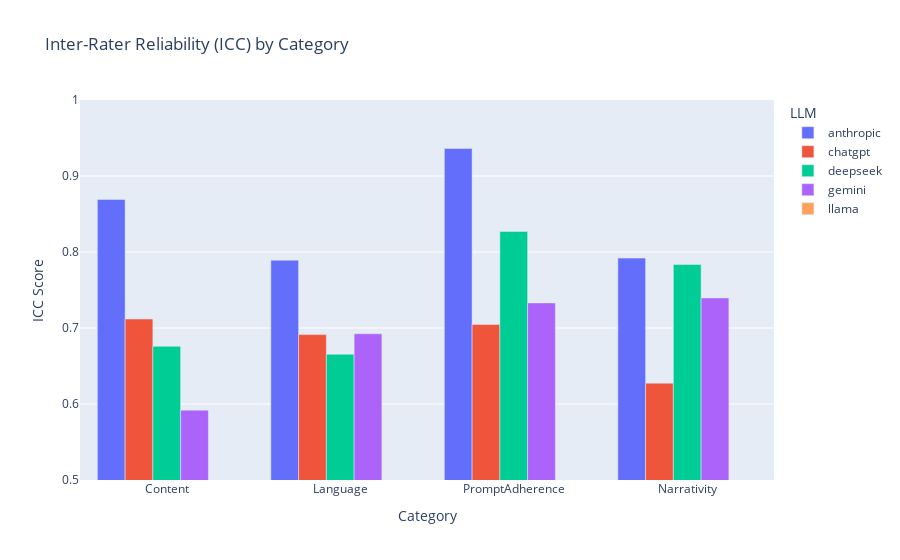
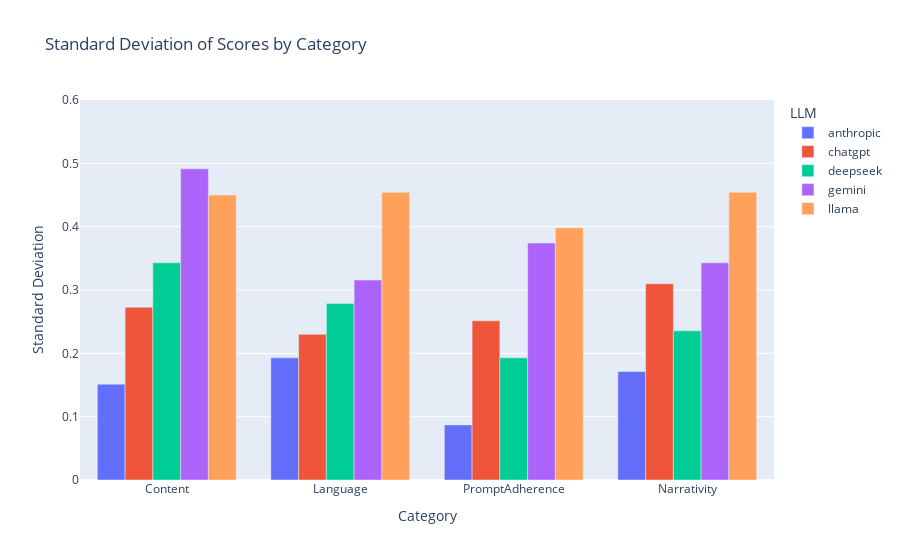
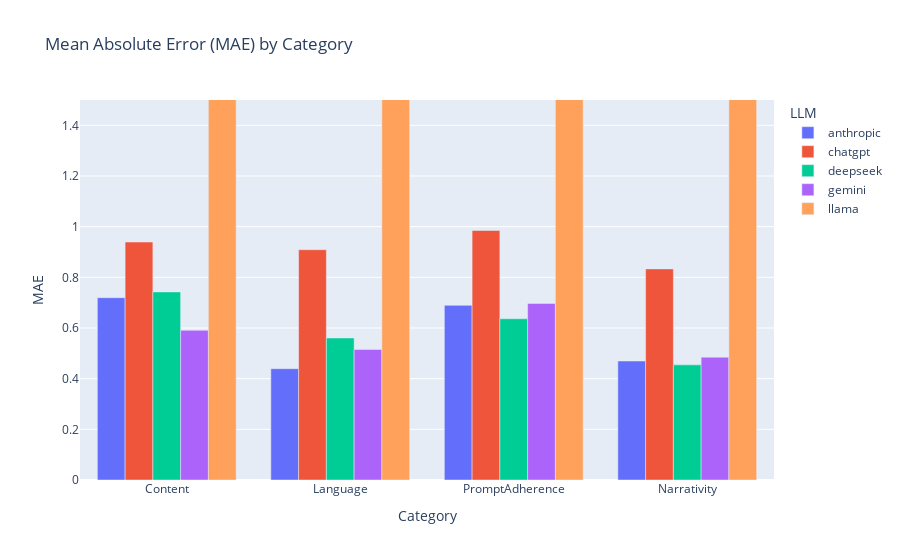
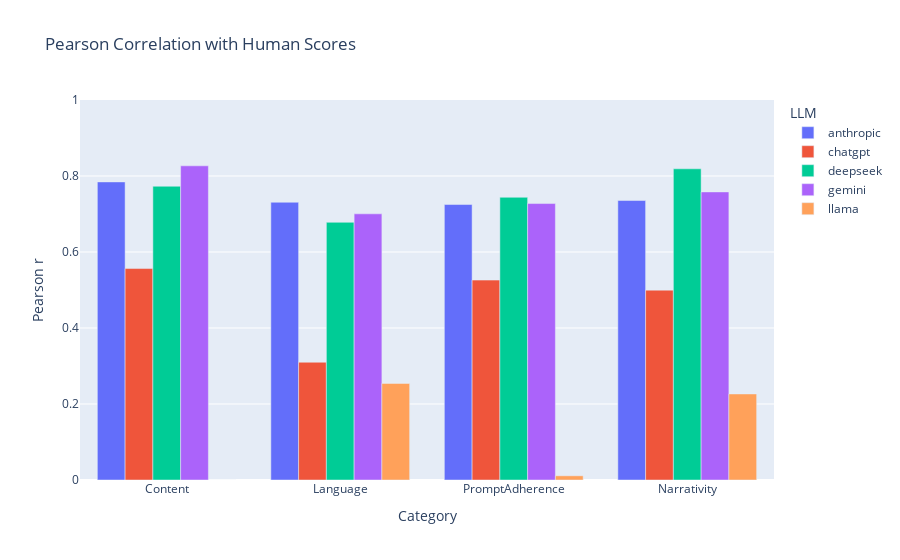

The cell these charts' notebook holds for them, in order:
### Code cell
print("\n--- ESSAY CATEGORY 2 ---")

llm_data = results2.to_dict(orient='records')
human_data = human_graded_scores2.to_dict(orient='records')
categories = grading_category2
category_maxima = rubric_maxima2
category_range = expected_grade_range2
print("\n--- CONSISTENCY ---")
consistency = calculate_consistency(llm_data, categories)
print(consistency)
print("\n--- ACCURAYCY 1 ---")
accuracy1 = calculate_accuracy(llm_data, human_data, categories)
print(accuracy1)
print("\n--- ACCURAYCY 2 ---")
accuracy2 = evaluate_llm_grading_performance(llm_data, human_data, categories, threshold)
print(accuracy2)
print("\n--- TASK COMPLETION RATE---")
task_completion = calculate_task_completion_rate(llm_data, no_of_graded_work)
print(task_completion)
print("\n--- AVERAGE EXECUTION TIME ---")
execution_time = calculate_execution_time(llm_data)
print(execution_time)
inflation_deflation_results = check_grade_inflation_deflation(llm_data, category_maxima, category_range)
print("\n--- Grade Inflation/Deflation Check ---")
print(json.dumps(inflation_deflation_results, indent=4))

visualize_consistency(consistency)
visualize_accuracy(accuracy1)
visualize_classification_metrics(accuracy2)
visualize_completion_rates(task_completion)
visualize_execution_times(execution_time)
visualize_comparison_radar(consistency, accuracy1, execution_time)
visualize_inflation_deflation(inflation_deflation_results)
# View all visualizations together in a dashboard
visualize_all_results(consistency, accuracy1, accuracy2, 
                     task_completion, execution_time, inflation_deflation_results)

#analysis of feedback quality


actionable_suggestions_results = analyze_actionable_suggestions(llm_data)
print("\n--- Actionable Suggestion Analysis ---")
print(json.dumps(actionable_suggestions_results, indent=4))

feedback_similarity_results = calculate_feedback_similarity(llm_data)
print("\n--- Feedback Similarity Between LLMs ---")
print(json.dumps(feedback_similarity_results, indent=4))

visualize_actionable_suggestions(actionable_suggestions_results)
visualize_feedback_similarity(feedback_similarity_results)

### Figure 1 — Plotly figure (JSON) as saved in the notebook; plotly's stock layout.template omitted (floating-point values rounded to 4 significant figures)
{"data": [{"alignmentgroup": "True", "hovertemplate": "LLM=anthropic<br>Category=%{x}<br>ICC Score=%{y}<extra></extra>", "legendgroup": "anthropic", "marker": {"color": "#636efa", "pattern": {"shape": ""}}, "name": "anthropic", "offsetgroup": "anthropic", "orientation": "v", "showlegend": true, "textposition": "auto", "type": "bar", "x": ["Content", "Language", "PromptAdherence", "Narrativity"], "xaxis": "x", "y": [0.8692, 0.7893, 0.9362, 0.792], "yaxis": "y"}, {"alignmentgroup": "True", "hovertemplate": "LLM=chatgpt<br>Category=%{x}<br>ICC Score=%{y}<extra></extra>", "legendgroup": "chatgpt", "marker": {"color": "#EF553B", "pattern": {"shape": ""}}, "name": "chatgpt", "offsetgroup": "chatgpt", "orientation": "v", "showlegend": true, "textposition": "auto", "type": "bar", "x": ["Content", "Language", "PromptAdherence", "Narrativity"], "xaxis": "x", "y": [0.7118, 0.6913, 0.7047, 0.6275], "yaxis": "y"}, {"alignmentgroup": "True", "hovertemplate": "LLM=deepseek<br>Category=%{x}<br>ICC Score=%{y}<extra></extra>", "legendgroup": "deepseek", "marker": {"color": "#00cc96", "pattern": {"shape": ""}}, "name": "deepseek", "offsetgroup": "deepseek", "orientation": "v", "showlegend": true, "textposition": "auto", "type": "bar", "x": ["Content", "Language", "PromptAdherence", "Narrativity"], "xaxis": "x", "y": [0.6759, 0.6655, 0.8269, 0.7836], "yaxis": "y"}, {"alignmentgroup": "True", "hovertemplate": "LLM=gemini<br>Category=%{x}<br>ICC Score=%{y}<extra></extra>", "legendgroup": "gemini", "marker": {"color": "#ab63fa", "pattern": {"shape": ""}}, "name": "gemini", "offsetgroup": "gemini", "orientation": "v", "showlegend": true, "textposition": "auto", "type": "bar", "x": ["Content", "Language", "PromptAdherence", "Narrativity"], "xaxis": "x", "y": [0.5919, 0.6924, 0.733, 0.7396], "yaxis": "y"}, {"alignmentgroup": "True", "hovertemplate": "LLM=llama<br>Category=%{x}<br>ICC Score=%{y}<extra></extra>", "legendgroup": "llama", "marker": {"color": "#FFA15A", "pattern": {"shape": ""}}, "name": "llama", "offsetgroup": "llama", "orientation": "v", "showlegend": true, "textposition": "auto", "type": "bar", "x": ["Content", "Language", "PromptAdherence", "Narrativity"], "xaxis": "x", "y": [-0.3333, -0.3333, -0.3333, -0.3333], "yaxis": "y"}], "layout": {"barmode": "group", "legend": {"title": {"text": "LLM"}, "tracegroupgap": 0}, "title": {"text": "Inter-Rater Reliability (ICC) by Category"}, "xaxis": {"anchor": "y", "domain": [0, 1], "title": {"text": "Category"}}, "yaxis": {"anchor": "x", "domain": [0, 1], "range": [0.5, 1], "title": {"text": "ICC Score"}}}}

### Figure 2 — Plotly figure (JSON) as saved in the notebook; plotly's stock layout.template omitted (floating-point values rounded to 4 significant figures)
{"data": [{"alignmentgroup": "True", "hovertemplate": "LLM=anthropic<br>Category=%{x}<br>Standard Deviation=%{y}<extra></extra>", "legendgroup": "anthropic", "marker": {"color": "#636efa", "pattern": {"shape": ""}}, "name": "anthropic", "offsetgroup": "anthropic", "orientation": "v", "showlegend": true, "textposition": "auto", "type": "bar", "x": ["Content", "Language", "PromptAdherence", "Narrativity"], "xaxis": "x", "y": [0.1513, 0.1928, 0.08701, 0.1714], "yaxis": "y"}, {"alignmentgroup": "True", "hovertemplate": "LLM=chatgpt<br>Category=%{x}<br>Standard Deviation=%{y}<extra></extra>", "legendgroup": "chatgpt", "marker": {"color": "#EF553B", "pattern": {"shape": ""}}, "name": "chatgpt", "offsetgroup": "chatgpt", "orientation": "v", "showlegend": true, "textposition": "auto", "type": "bar", "x": ["Content", "Language", "PromptAdherence", "Narrativity"], "xaxis": "x", "y": [0.2728, 0.23, 0.2514, 0.3099], "yaxis": "y"}, {"alignmentgroup": "True", "hovertemplate": "LLM=deepseek<br>Category=%{x}<br>Standard Deviation=%{y}<extra></extra>", "legendgroup": "deepseek", "marker": {"color": "#00cc96", "pattern": {"shape": ""}}, "name": "deepseek", "offsetgroup": "deepseek", "orientation": "v", "showlegend": true, "textposition": "auto", "type": "bar", "x": ["Content", "Language", "PromptAdherence", "Narrativity"], "xaxis": "x", "y": [0.3428, 0.2786, 0.1928, 0.2357], "yaxis": "y"}, {"alignmentgroup": "True", "hovertemplate": "LLM=gemini<br>Category=%{x}<br>Standard Deviation=%{y}<extra></extra>", "legendgroup": "gemini", "marker": {"color": "#ab63fa", "pattern": {"shape": ""}}, "name": "gemini", "offsetgroup": "gemini", "orientation": "v", "showlegend": true, "textposition": "auto", "type": "bar", "x": ["Content", "Language", "PromptAdherence", "Narrativity"], "xaxis": "x", "y": [0.4913, 0.3157, 0.3742, 0.3428], "yaxis": "y"}, {"alignmentgroup": "True", "hovertemplate": "LLM=llama<br>Category=%{x}<br>Standard Deviation=%{y}<extra></extra>", "legendgroup": "llama", "marker": {"color": "#FFA15A", "pattern": {"shape": ""}}, "name": "llama", "offsetgroup": "llama", "orientation": "v", "showlegend": true, "textposition": "auto", "type": "bar", "x": ["Content", "Language", "PromptAdherence", "Narrativity"], "xaxis": "x", "y": [0.4499, 0.4542, 0.3982, 0.4542], "yaxis": "y"}], "layout": {"barmode": "group", "legend": {"title": {"text": "LLM"}, "tracegroupgap": 0}, "title": {"text": "Standard Deviation of Scores by Category"}, "xaxis": {"anchor": "y", "domain": [0, 1], "title": {"text": "Category"}}, "yaxis": {"anchor": "x", "domain": [0, 1], "range": [0, 0.6], "title": {"text": "Standard Deviation"}}}}

### Figure 3 — Plotly figure (JSON) as saved in the notebook; plotly's stock layout.template omitted (floating-point values rounded to 4 significant figures)
{"data": [{"alignmentgroup": "True", "hovertemplate": "LLM=anthropic<br>Category=%{x}<br>MAE=%{y}<extra></extra>", "legendgroup": "anthropic", "marker": {"color": "#636efa", "pattern": {"shape": ""}}, "name": "anthropic", "offsetgroup": "anthropic", "orientation": "v", "showlegend": true, "textposition": "auto", "type": "bar", "x": ["Content", "Language", "PromptAdherence", "Narrativity"], "xaxis": "x", "y": [0.7197, 0.4394, 0.6894, 0.4697], "yaxis": "y"}, {"alignmentgroup": "True", "hovertemplate": "LLM=chatgpt<br>Category=%{x}<br>MAE=%{y}<extra></extra>", "legendgroup": "chatgpt", "marker": {"color": "#EF553B", "pattern": {"shape": ""}}, "name": "chatgpt", "offsetgroup": "chatgpt", "orientation": "v", "showlegend": true, "textposition": "auto", "type": "bar", "x": ["Content", "Language", "PromptAdherence", "Narrativity"], "xaxis": "x", "y": [0.9394, 0.9091, 0.9848, 0.8333], "yaxis": "y"}, {"alignmentgroup": "True", "hovertemplate": "LLM=deepseek<br>Category=%{x}<br>MAE=%{y}<extra></extra>", "legendgroup": "deepseek", "marker": {"color": "#00cc96", "pattern": {"shape": ""}}, "name": "deepseek", "offsetgroup": "deepseek", "orientation": "v", "showlegend": true, "textposition": "auto", "type": "bar", "x": ["Content", "Language", "PromptAdherence", "Narrativity"], "xaxis": "x", "y": [0.7424, 0.5606, 0.6364, 0.4545], "yaxis": "y"}, {"alignmentgroup": "True", "hovertemplate": "LLM=gemini<br>Category=%{x}<br>MAE=%{y}<extra></extra>", "legendgroup": "gemini", "marker": {"color": "#ab63fa", "pattern": {"shape": ""}}, "name": "gemini", "offsetgroup": "gemini", "orientation": "v", "showlegend": true, "textposition": "auto", "type": "bar", "x": ["Content", "Language", "PromptAdherence", "Narrativity"], "xaxis": "x", "y": [0.5909, 0.5152, 0.697, 0.4848], "yaxis": "y"}, {"alignmentgroup": "True", "hovertemplate": "LLM=llama<br>Category=%{x}<br>MAE=%{y}<extra></extra>", "legendgroup": "llama", "marker": {"color": "#FFA15A", "pattern": {"shape": ""}}, "name": "llama", "offsetgroup": "llama", "orientation": "v", "showlegend": true, "textposition": "auto", "type": "bar", "x": ["Content", "Language", "PromptAdherence", "Narrativity"], "xaxis": "x", "y": [2.091, 1.924, 2.167, 1.758], "yaxis": "y"}], "layout": {"barmode": "group", "legend": {"title": {"text": "LLM"}, "tracegroupgap": 0}, "title": {"text": "Mean Absolute Error (MAE) by Category"}, "xaxis": {"anchor": "y", "domain": [0, 1], "title": {"text": "Category"}}, "yaxis": {"anchor": "x", "domain": [0, 1], "range": [0, 1.5], "title": {"text": "MAE"}}}}

### Figure 4 — Plotly figure (JSON) as saved in the notebook; plotly's stock layout.template omitted (floating-point values rounded to 4 significant figures)
{"data": [{"alignmentgroup": "True", "hovertemplate": "LLM=anthropic<br>Category=%{x}<br>Pearson r=%{y}<extra></extra>", "legendgroup": "anthropic", "marker": {"color": "#636efa", "pattern": {"shape": ""}}, "name": "anthropic", "offsetgroup": "anthropic", "orientation": "v", "showlegend": true, "textposition": "auto", "type": "bar", "x": ["Content", "Language", "PromptAdherence", "Narrativity"], "xaxis": "x", "y": [0.7845, 0.7309, 0.7249, 0.7355], "yaxis": "y"}, {"alignmentgroup": "True", "hovertemplate": "LLM=chatgpt<br>Category=%{x}<br>Pearson r=%{y}<extra></extra>", "legendgroup": "chatgpt", "marker": {"color": "#EF553B", "pattern": {"shape": ""}}, "name": "chatgpt", "offsetgroup": "chatgpt", "orientation": "v", "showlegend": true, "textposition": "auto", "type": "bar", "x": ["Content", "Language", "PromptAdherence", "Narrativity"], "xaxis": "x", "y": [0.5564, 0.3099, 0.526, 0.4996], "yaxis": "y"}, {"alignmentgroup": "True", "hovertemplate": "LLM=deepseek<br>Category=%{x}<br>Pearson r=%{y}<extra></extra>", "legendgroup": "deepseek", "marker": {"color": "#00cc96", "pattern": {"shape": ""}}, "name": "deepseek", "offsetgroup": "deepseek", "orientation": "v", "showlegend": true, "textposition": "auto", "type": "bar", "x": ["Content", "Language", "PromptAdherence", "Narrativity"], "xaxis": "x", "y": [0.773, 0.6781, 0.744, 0.8189], "yaxis": "y"}, {"alignmentgroup": "True", "hovertemplate": "LLM=gemini<br>Category=%{x}<br>Pearson r=%{y}<extra></extra>", "legendgroup": "gemini", "marker": {"color": "#ab63fa", "pattern": {"shape": ""}}, "name": "gemini", "offsetgroup": "gemini", "orientation": "v", "showlegend": true, "textposition": "auto", "type": "bar", "x": ["Content", "Language", "PromptAdherence", "Narrativity"], "xaxis": "x", "y": [0.8268, 0.7005, 0.7275, 0.7581], "yaxis": "y"}, {"alignmentgroup": "True", "hovertemplate": "LLM=llama<br>Category=%{x}<br>Pearson r=%{y}<extra></extra>", "legendgroup": "llama", "marker": {"color": "#FFA15A", "pattern": {"shape": ""}}, "name": "llama", "offsetgroup": "llama", "orientation": "v", "showlegend": true, "textposition": "auto", "type": "bar", "x": ["Content", "Language", "PromptAdherence", "Narrativity"], "xaxis": "x", "y": [-0.0352, 0.2541, 0.01103, 0.2265], "yaxis": "y"}], "layout": {"barmode": "group", "legend": {"title": {"text": "LLM"}, "tracegroupgap": 0}, "title": {"text": "Pearson Correlation with Human Scores"}, "xaxis": {"anchor": "y", "domain": [0, 1], "title": {"text": "Category"}}, "yaxis": {"anchor": "x", "domain": [0, 1], "range": [0, 1], "title": {"text": "Pearson r"}}}}
